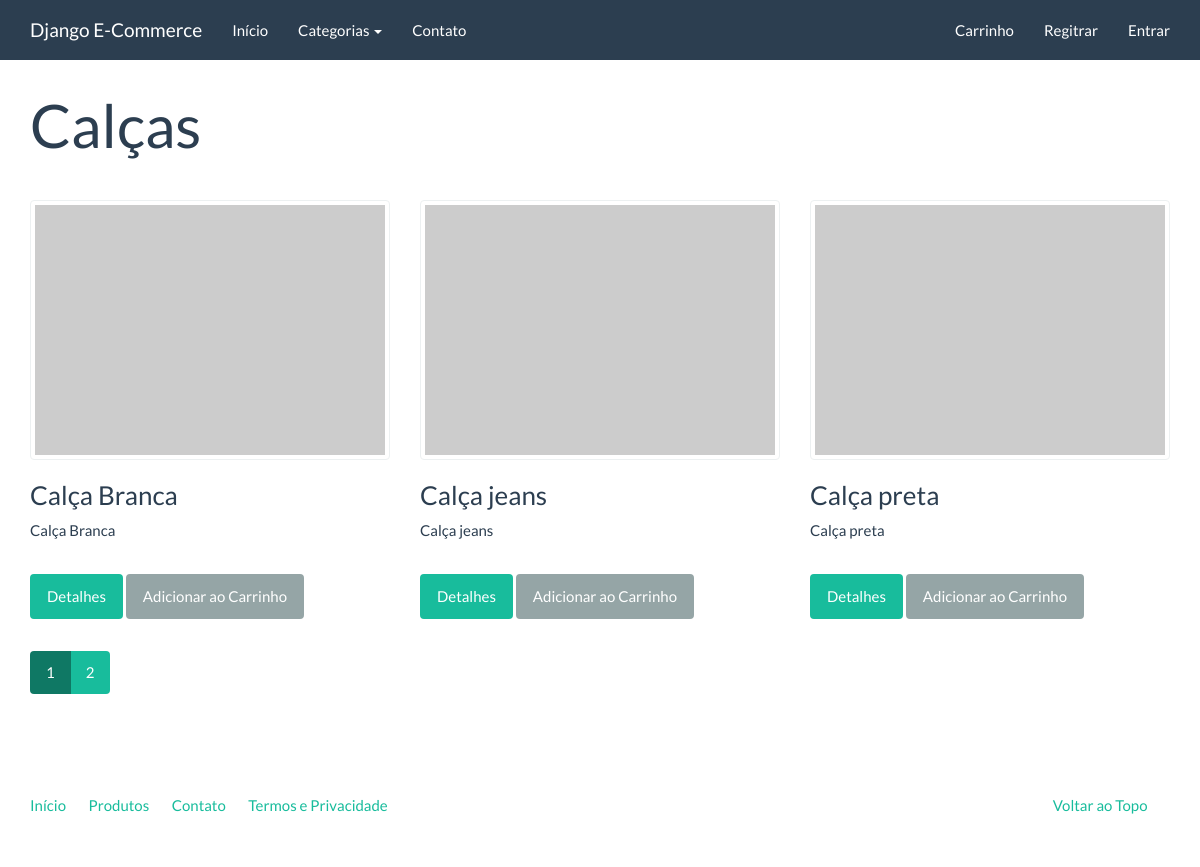
The page /produtos/calcas on the database its author committed.
### catalog/models.py (models this page shows)
class Category(models.Model):
    name = models.CharField("Nome", max_length=100)
    slug = models.SlugField('Identificador', max_length=100)
    created = models.DateTimeField('Criado em', auto_now_add=True)
    modified = models.DateTimeField('Modificado em', auto_now=True)
    class Meta:
        verbose_name = 'Categoria'
        verbose_name_plural = "Categorias"
        ordering = ['name']
    def __str__(self):
        return self.name
    def get_absolute_url(self):
        return reverse('catalog:category', kwargs={'slug': self.slug})

class Product(models.Model):
    name = models.CharField("Nome", max_length=100)
    slug = models.SlugField('Identificador', max_length=100)
    category = models.ForeignKey('catalog.Category', related_name='Categoria', verbose_name="Categoria", on_delete=models.CASCADE, null=True, blank=False)
    description = models.TextField('Descrição', blank=True, max_length=85)
    price = models.DecimalField("Preço", decimal_places=2, max_digits=8)
    created = models.DateTimeField('Criado em', auto_now_add=True)
    modified = models.DateTimeField('Modificado em', auto_now=True)
    class Meta:
        verbose_name = 'Produto'
        verbose_name_plural = "Produtos"
        ordering = ['name']
    def __str__(self):
        return self.name
    def get_absolute_url(self):
        return reverse('catalog:product', kwargs={'slug': self.slug})

### catalog/views.py (the view)
class CategoryListView(generic.ListView):
    context_object_name = 'product_list'
    template_name = "catalog/category.html"
    paginate_by = 3
    def get_queryset(self):
        return Product.objects.filter(category__slug=self.kwargs['slug'])
    def get_context_data(self, **kwargs):
        context = super(CategoryListView, self).get_context_data(**kwargs)
        context['current_category'] = get_object_or_404(Category, slug=self.kwargs['slug'])
        return context

### catalog/context_processors.py (called while the page is built)
def categories(request):
    return {
        'categories': Category.objects.all()
    }

### core/templatetags/pagination.py (called while the page is built)
@register.inclusion_tag('pagination.html')
def pagination(request, paginator, page_obj):
    context = {}
    context['paginator'] = paginator
    context['request'] = request
    context['page_obj'] = page_obj
    getvars = request.GET.copy()
    if 'page' in getvars:
        del getvars['page']
    if len(getvars) > 0:
        context['getvars'] = f'&{getvars.urlencode()}'
    else:
        context['getvars'] = ''
    return context

### catalog/templates/catalog/category.html (shortened to what this page needs)
{% extends "base.html" %}
{% load pagination %}
{% block container %}
<div class="page-header">
    <h1>{{ current_category }}</h1>
</div>
<div class="row">
    {% for product in product_list %}
    {% include 'catalog/_product.html' %}
    {% endfor %}
</div>
{% pagination request paginator page_obj %}
{% endblock %}

### catalog/templates/catalog/_product.html
<div class="col-sm-6 col-md-4">
        <a class='thumbnail' href="{{ product.get_absolute_url }}">
            <img src="http://placehold.it/350x250" alt="" />
        </a>
        <div class="caption">
            <h3>{{ product }}</h3>
            {{ product.description|linebreaks }}
            <p><a href="{{ product.get_absolute_url }}" class="btn btn-success" role="button">Detalhes</a> <a href="{% url 'checkout:create_cart_item' product.slug %}" class="btn btn-default" role="button">Adicionar ao Carrinho</a></p>
        </div>
</div>

### rows shown on the page
Category: name "Calças"
Product: name "Calça Branca", description "Calça Branca"
Product: name "Calça jeans", description "Calça jeans"
Product: name "Calça preta", description "Calça preta"

### other values the page prints
{{ page }} "1" "2"
